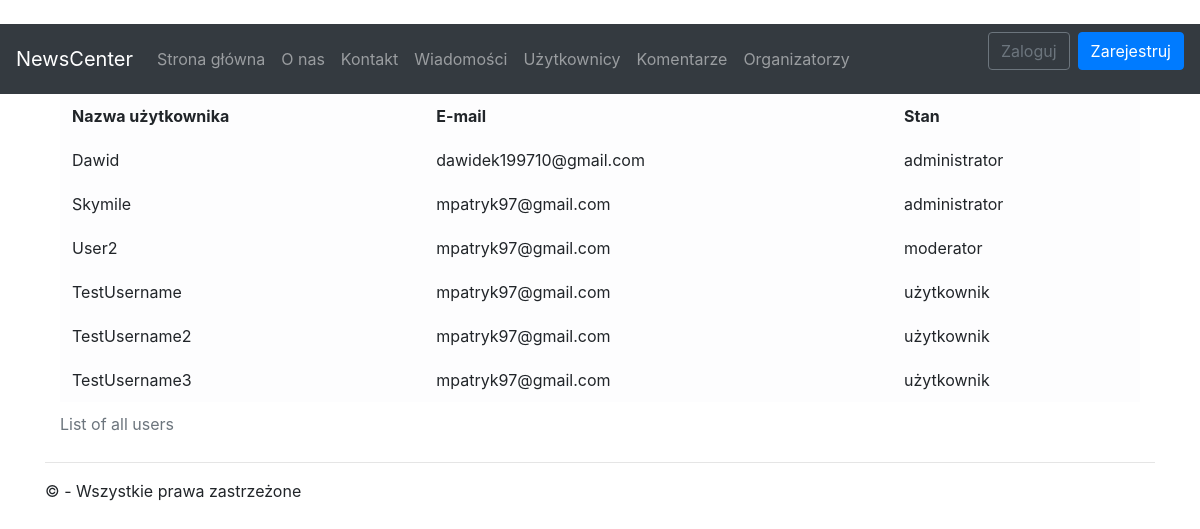
Before: /user with the older database file.
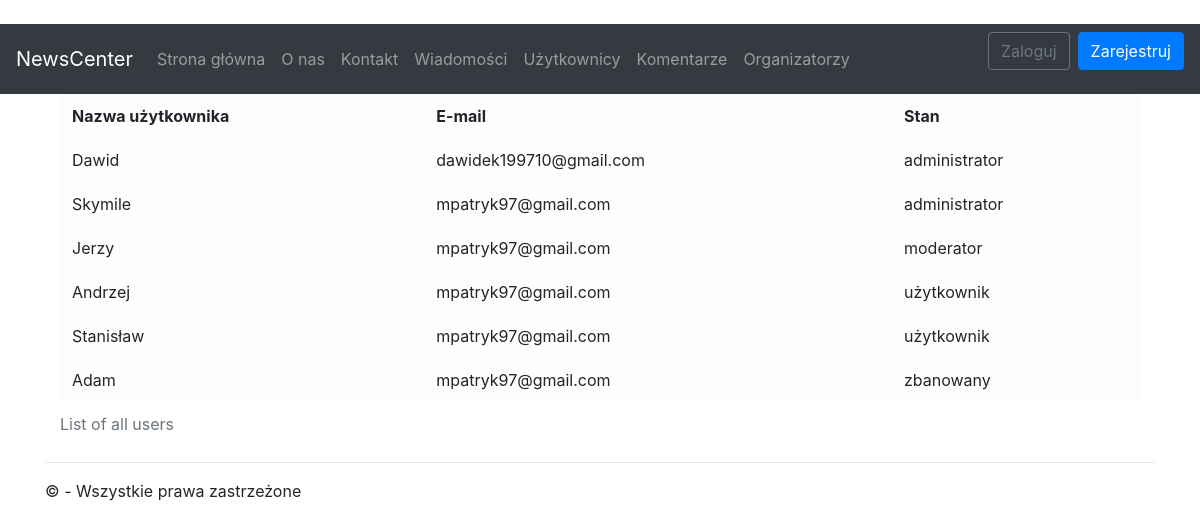
After: the same page with the newer database file.
### app/models.py (models this page shows)
class UserProfile(models.Model):
	user = models.OneToOneField(User, on_delete=models.CASCADE)
	role = models.CharField(max_length=16)

### app/views/user.py (the view)
# urls.py: path(''         , app.views.default.index   , name='home'    ),
def index(request):
	return render(request, 'app/user/index.html', {
		'profiles' : UserProfile.objects.all()
	})

### app/templates/app/user/index.html
{% extends "app/shared/layout.html" %}
{% block content %}
<div class="container">
	<table class="table table-borderless table-light">
		<caption>List of all users</caption>
		<thead>
			<tr>
				<th scope="col">Nazwa użytkownika</th>
				<th scope="col">E-mail           </th>
				<th scope="col">Stan             </th>
			</tr>
		</thead>
		<tbody>
			{% for profile in profiles %}
			<tr>
				<td scope="col">  {{ profile.user.username }} </td>
				<td scope="col">  {{ profile.user.email    }} </td>
				<td scope="col">  {{ profile.role          }} </td>
			</tr>
			{% endfor %}
		</tbody>
	</table>
</div>
{% endblock %}

Changed rows visible on the page:
changed through a linked row, UserProfile "moderator": user.username "User2" → "Jerzy"
changed through a linked row, UserProfile: user.username "TestUsername" → "Andrzej"
changed through a linked row, UserProfile: user.username "TestUsername2" → "Stanisław"
changed UserProfile: user.username "TestUsername3" → "Adam"; role "użytkownik" → "zbanowany"
